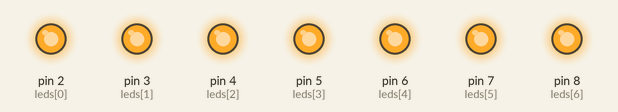
This sketch was run on a simulated Arduino Uno, built with avr-gcc and run on an emulated ATmega328P. Shown: output pins drawn as LEDs (lit = HIGH). What the sketch prints to the serial monitor is not drawn.

Above: at 0.1 s.
At 8.6 s:
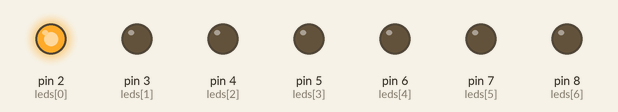
At 10.6 s:
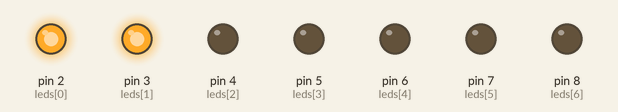
At 12.6 s:
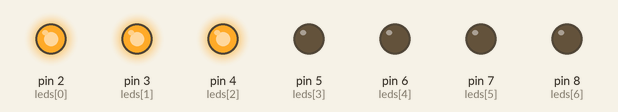
At 15.6 s:
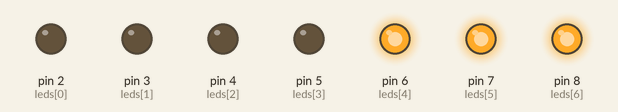
At 21.6 s:
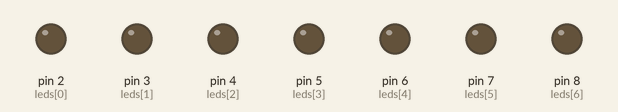
Timing chart, 0 to 40.0 s (numbered marks = the images above):
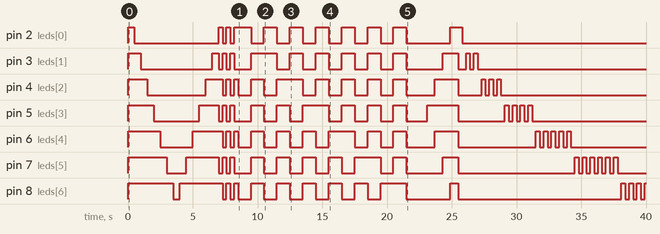

Measured:
- by itself, pin 2 (leds[0]): HIGH → LOW at 0.50 s, → HIGH 6.5 s later, → LOW 0.30 s later, → HIGH 0.30 s later, … (21 changes in this stretch)
- by itself, pin 3 (leds[1]): HIGH → LOW at 1.0 s, → HIGH 5.5 s later, → LOW 0.50 s later, → HIGH 0.30 s later, … (25 changes in this stretch)
- by itself, pin 4 (leds[2]): HIGH → LOW at 1.5 s, → HIGH 4.5 s later, → LOW 1.3 s later, → HIGH 0.30 s later, … (27 changes in this stretch)
- by itself, pin 5 (leds[3]): HIGH → LOW at 2.0 s, → HIGH 3.5 s later, → LOW 1.5 s later, → HIGH 0.30 s later, … (29 changes in this stretch)
- by itself, pin 6 (leds[4]): HIGH → LOW at 2.5 s, → HIGH 2.5 s later, → LOW 2.3 s later, → HIGH 0.30 s later, … (31 changes in this stretch)
- by itself, pin 7 (leds[5]): HIGH → LOW at 3.0 s, → HIGH 1.5 s later, → LOW 2.5 s later, → HIGH 0.30 s later, … (33 changes in this stretch)
- by itself, pin 8 (leds[6]): HIGH → LOW at 3.5 s, → HIGH 0.50 s later, → LOW 3.3 s later, → HIGH 0.30 s later, … (28 changes in this stretch)

The sketch:

b4.ino
```cpp
int leds[] = {2, 3, 4, 5, 6, 7, 8};
int ledNumber = sizeof(leds)/sizeof(int);

void setup()
{
  Serial.begin(9600);
  for (int i = 0; i <= ledNumber - 1; i = i + 1) {
  	pinMode(leds[i], OUTPUT);
    digitalWrite(leds[i], HIGH);
  }
}

void loop()
{
  Serial.println("start!!!");
  // Tat den tu 1 - 7
  for (int i = 0; i <= ledNumber - 1; i = i + 1) {
  	delay(500);
    digitalWrite(leds[i], LOW);
  }

  // Sang den tu 1 - 7
  for (int i = ledNumber - 1; i >= 0; i = i - 1) {
    delay(500);
    digitalWrite(leds[i], HIGH);
  }

  // chan sang, le tat, nguoc lai, lap lai 5 lan
  int chopTime = 5;
  for (int time = 0; time <= chopTime - 1; time = time + 1) {
    for (int i = ledNumber - 1; i >= 0; i = i - 1) {
      if (i % 2 == 0) {
      	digitalWrite(leds[i], time % 2 == 0 ? HIGH : LOW);
      }

      if (i % 2 != 0) {
      	digitalWrite(leds[i], time % 2 == 0 ? LOW : HIGH);
      }
    }

    delay(300);
  }

  // so bong sang tang dan
  for (int ledsang = 1; ledsang <= ledNumber; ledsang = ledsang + 1) {
    for (int i = 0; i <= ledNumber - 1; i = i + 1) {
    	digitalWrite(leds[i], i <= ledsang - 1 ? HIGH : LOW);
  	}
    delay(1000);

    for (int i = 0; i <= ledNumber - 1; i = i + 1) {
    	digitalWrite(leds[i], i <= ledsang - 1 ? LOW : HIGH);
  	}
    delay(1000);
  }

  // sang tu giua sang ra ngoai
  // tat all leds
  for (int i = 0; i <= ledNumber - 1; i = i + 1) {
    digitalWrite(leds[i], LOW);
  }
  delay(600);
  int middle = ledNumber/2; // 3
  for (int step = 0; step <= middle; step = step + 1) {
    digitalWrite(leds[middle + step], HIGH);
    if (ledNumber % 2 == 0) {
      digitalWrite(leds[middle - step - 1], HIGH);
    } else {
      digitalWrite(leds[middle - step], HIGH);
    }

    delay(600);
  }

  // sang theo so thu tu
  // tat all leds
  for (int i = 0; i <= ledNumber - 1; i = i + 1) {
    digitalWrite(leds[i], LOW);
  }
  for (int i = 0; i <= ledNumber - 1; i = i + 1) {
    for (int step = 1; step <= i + 1; step = step + 1) {
      digitalWrite(leds[i], HIGH);
      delay(300);
      digitalWrite(leds[i], LOW);
      delay(300);
    }
  }
  for (int i = 0; i <= ledNumber - 1; i = i + 1) {
    for (int step = 1; step <= i + 1; step = step + 1) {
      // sang den
      for (int ledIndex = 0; ledIndex <= i; ledIndex = ledIndex + 1) {
        digitalWrite(leds[ledIndex], HIGH);
      }
      delay(300);

      // tat den
      for (int ledIndex = 0; ledIndex <= i; ledIndex = ledIndex + 1) {
        digitalWrite(leds[ledIndex], LOW);
      }
      delay(300);
    }
  }

  for (int time = 0; time <= chopTime - 1; time = time + 1) {
    // sang all leds
    for (int i = 0; i <= ledNumber - 1; i = i + 1) {
      digitalWrite(leds[i], HIGH);
    }
    delay(600);

    // tat all leds
    for (int i = 0; i <= ledNumber - 1; i = i + 1) {
      digitalWrite(leds[i], LOW);
    }
    delay(600);
  }

  delay(2000);
}
```
